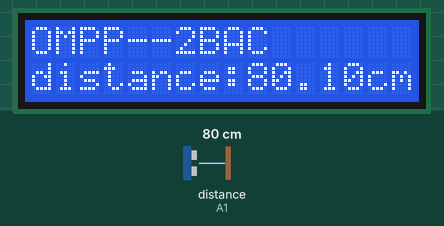
Simulated run of this sketch. Board: Arduino Uno, built with avr-gcc and run on an emulated ATmega328P. Shown: 16×2 character LCD. Wiring (inferred from the names in the program): ultrasonic range finder: trigger A0; echo A1. Inputs (shaded band) come from the test bench; at power-on: distance to the obstacle (sensor on A1) 80 cm. The echo pulse lasts 58.3 µs per cm; what the sketch prints to the serial monitor is not drawn.

Above: at 1.2 s.
1.3 s: distance to the obstacle (sensor on A1) set to 250 cm
At 4.0 s:
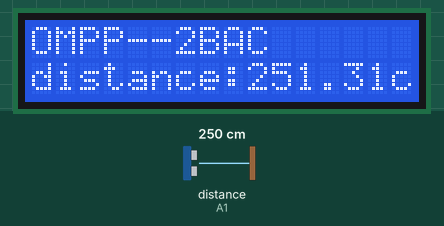
4.4 s: distance to the obstacle (sensor on A1) set to 2 cm
At 6.1 s:
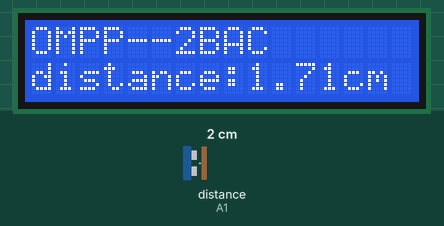
6.4 s: distance to the obstacle (sensor on A1) set to 4 cm
At 7.2 s:
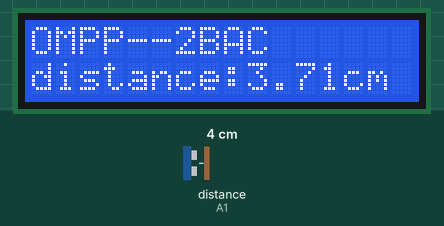
Timing chart, 0 to 9.4 s (numbered marks = the images above; inputs shaded):
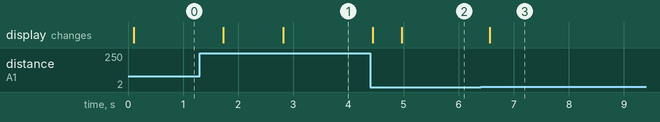

The sketch:

sketch_oct10a.ino
```cpp
#include <LiquidCrystal_I2C.h>

LiquidCrystal_I2C lcd(0x27, 16, 2); // Adresse I2C 0x27 (du LCD DIYables), 16 colonnes et 2 lignes
int trigPin = A0; // Broche TRIG
int echoPin = A1; // Broche ECHO
float duration_us, distance_cm;

void setup() {
    lcd.init(); // Initialisation de l'écran LCD
    lcd.backlight(); // Activation du rétroéclairage
    pinMode(trigPin, OUTPUT); // Configuration de la broche TRIG en mode sortie
    pinMode(echoPin, INPUT); // Configuration de la broche ECHO en mode entrée
      Serial.begin(9600);
      lcd.print("hello ===>");

}

void loop() {
    // Génère une impulsion de 10 microsecondes sur la broche TRIG
    digitalWrite(trigPin, HIGH);
    delayMicroseconds(10);
    digitalWrite(trigPin, LOW);

    // Mesure la durée de l'impulsion depuis la broche ECHO
    duration_us = pulseIn(echoPin, HIGH);

    // Calcule la distance en centimètres
    distance_cm = duration_us / 58.0;

    // Affiche la distance sur l'écran LCD
    lcd.clear();
    lcd.setCursor(0, 0); // Début de l'affichage à la première ligne
    lcd.print("OMPP--2BAC ");
        lcd.setCursor(0, 1); // Début de l'affichage à la première ligne
        lcd.print("distance:");
    lcd.print(distance_cm);


      Serial.print("Distance : ");
  Serial.print(distance_cm);  // Use println for a new line after the value

      Serial.println("cm");
lcd.print("cm");
    delay(500); // Attente de 500 ms
}
```

Measured:
- after the input at 1.3 s, the display: first changes after 0.43 s (image 1 shows a later state)
- after the input at 4.4 s, the display: first changes at once (image 2 shows a later state)
- after the input at 6.4 s, the display: changes after 0.16 s (image 3)
